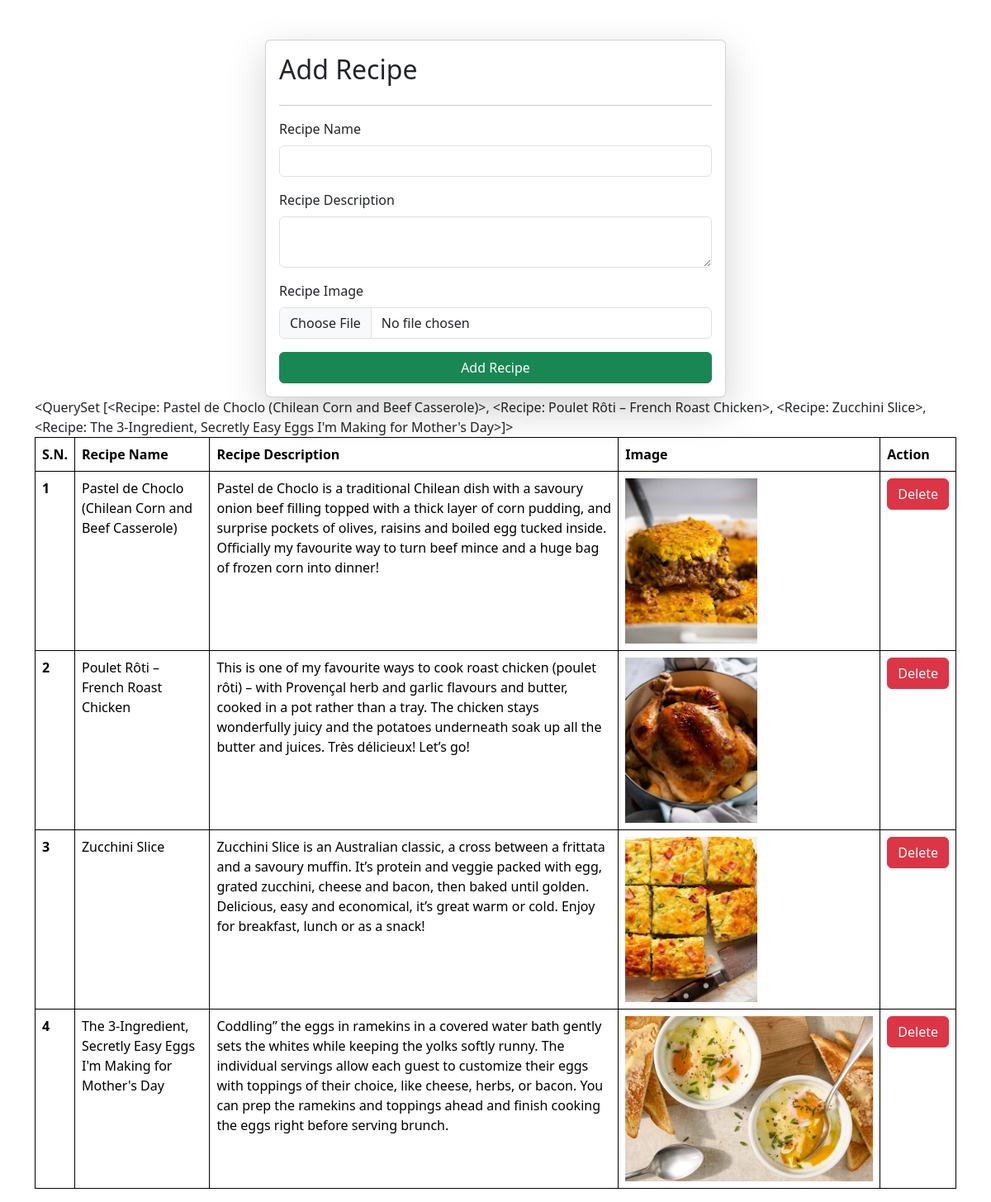
The app's page /receipe/ with its own data.
### vegu/models.py (models this page shows)
class Recipe(models.Model):
    name = models.CharField(max_length=100)
    description = models.TextField()
    receipe_image = models.ImageField(upload_to="receipe/")
    def __str__(self):
        return self.name

### vegu/views.py (the view, shortened to what this page needs)
# urls.py: path('receipe/', receipe, name='receipe'),
def receipe(request):
    queryset = Recipe.objects.all()
    context = {"receipe" : queryset}
    return render(request, "receipe.html", context)

### first/templates/receipe.html (shortened to what this page needs)
{% extends "base.html" %}
{% block start %}
<div class="container mt-5">
    <form class="col-6 mx-auto card p-3 shadow-lg" method="post" enctype="multipart/form-data">
        <h2>Add Recipe</h2>
        <hr>
        <div class="mb-3">
            <label class="form-label">Recipe Name</label>
            <input name="name" required type="text" class="form-control">
        </div>
        <div class="mb-3">
            <label class="form-label">Recipe Description</label>
            <textarea name="description" class="form-control" required></textarea>
        </div>
        <div class="mb-3">
            <label class="form-label">Recipe Image</label>
            <input name="receipe_image" type="file" class="form-control">
        </div>
        <button type="submit" class="btn btn-success">Add Recipe</button>
    </form>
    {{receipe}}
    <table class="table">
  <thead>
    <tr>
      <th scope="col">S.N.</th>
      <th scope="col">Recipe Name</th>
      <th scope="col">Recipe Description</th>
      <th scope="col">Image</th>
      <th scope="col">Action</th>
    </tr>
  </thead>
  <tbody>
    {% for i in receipe %}
    <tr>
      <th scope="row">{{forloop.counter}}</th>
      <td>{{i.name}}</td>
      <td>{{i.description}}</td>
      <td>
        <img src= "/media/{{i.receipe_image}}" style="height: 200px"></td>
      <td>
        <a href="/delete-receipe/{{i.id}}" button class="btn btn-danger">Delete</button></a>
      </td>
    </tr>
    {% endfor %}
  </tbody>
</table>
</div>
{% endblock %}

### first/templates/base.html (shortened to what this page needs)
<!DOCTYPE html>
<html lang="en">
<head>
    <link href="https://cdn.jsdelivr.net/npm/bootstrap@5.3.8/dist/css/bootstrap.min.css" rel="stylesheet"
>
</head>
<body>
    {% block start %}
    {% endblock %}
</body>
</html>

### first/templates/base.html (style rules this page uses)
table, th, td { border: 1px solid black; }

### records on screen
Recipe: name.name "<QuerySet [<Recipe: Pastel de Choclo (Chilean Corn and Beef Casserole)>, <Recipe: Poulet Rôti – French Roast Chicken>, <Recipe: Zucchini Slice>, <Recipe: The 3-Ingredient, Secretly Easy Eggs I'm Making for Mother's Day>]>", name "Pastel de Choclo (Chilean Corn and Beef Casserole)", description "Pastel de Choclo is a traditional Chilean dish with a savoury onion beef filling topped with a thick layer of corn pudding, and surprise pockets of olives, raisins and boiled egg tucked inside. Officially my favourite way to turn beef mince and a huge bag of frozen corn into dinner!", receipe_image (picture)
Recipe: name "Poulet Rôti – French Roast Chicken", description "This is one of my favourite ways to cook roast chicken (poulet rôti) – with Provençal herb and garlic flavours and butter, cooked in a pot rather than a tray. The chicken stays wonderfully juicy and the potatoes underneath soak up all the butter and juices. Très délicieux! Let’s go!", receipe_image (picture)
Recipe: name "Zucchini Slice", description "Zucchini Slice is an Australian classic, a cross between a frittata and a savoury muffin. It’s protein and veggie packed with egg, grated zucchini, cheese and bacon, then baked until golden. Delicious, easy and economical, it’s great warm or cold. Enjoy for breakfast, lunch or as a snack!", receipe_image (picture)
Recipe: name "The 3-Ingredient, Secretly Easy Eggs I'm Making for Mother's Day", description "Coddling” the eggs in ramekins in a covered water bath gently sets the whites while keeping the yolks softly runny. The individual servings allow each guest to customize their eggs with toppings of their choice, like cheese, herbs, or bacon. You can prep the ramekins and toppings ahead and finish cooking the eggs right before serving brunch.", receipe_image (picture)
